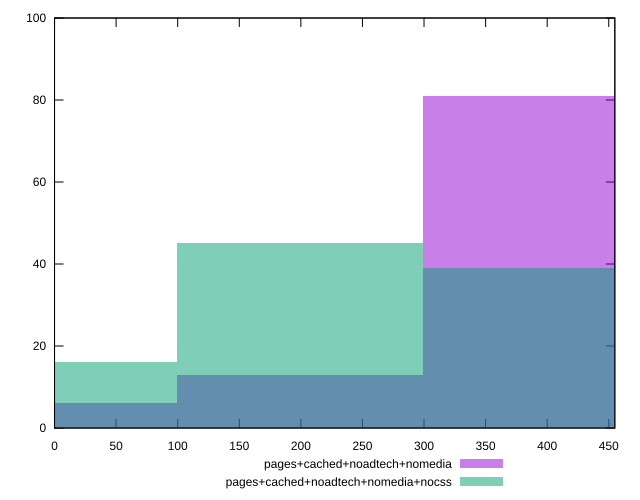

Write gnuplot code to recreate this figure.
reset

$pagesCachedNoadtechNomedia <<EOF
398.64076370745545 81
0 6
199.32038185372772 13
EOF

$pagesCachedNoadtechNomediaNocss <<EOF
398.64076370745545 39
199.32038185372772 45
0 16
EOF

set key outside below
set boxwidth 199.32038185372772
set xrange [0:454.9300000006333]
set yrange [0:100]
set trange [0:100]
set style fill transparent solid 0.5 noborder
set terminal svg size 640, 500 enhanced background rgb 'white'
set output "report_00015_2021-02-09T16-11-33.973Z/uses-rel-preconnect/comparison/histogram/3_vs_4.svg"

plot $pagesCachedNoadtechNomedia title "pages+cached+noadtech+nomedia" with boxes, \
     $pagesCachedNoadtechNomediaNocss title "pages+cached+noadtech+nomedia+nocss" with boxes

reset
